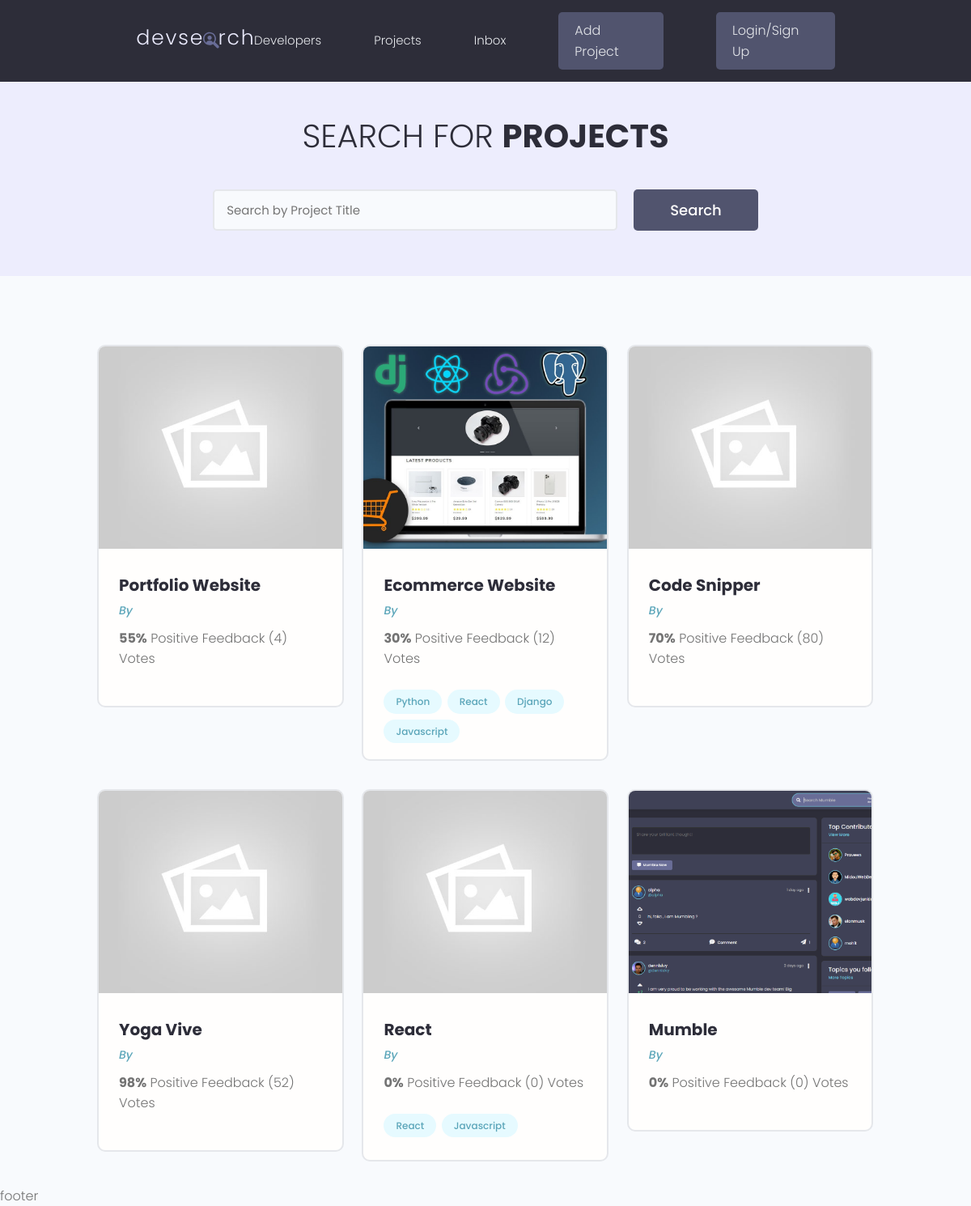
Page /projects on the earlier database version.
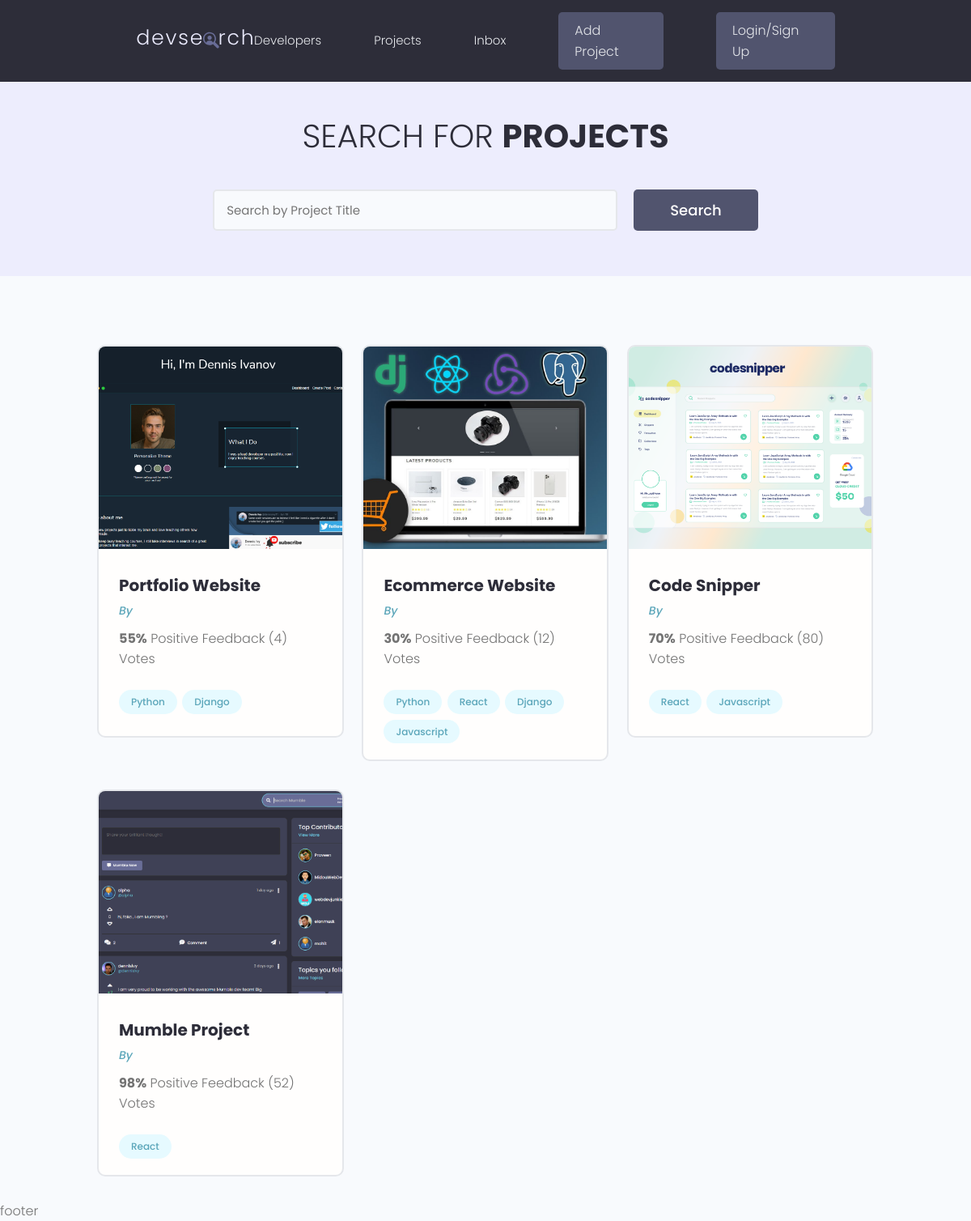
Same page on the later database version.
### projects/models.py (models this page shows, shortened)
class Project(models.Model):
    owner = models.ForeignKey(Profiles, null=True, blank=True, on_delete=models.SET_NULL)
    title = models.CharField(max_length=200)
    description = models.TextField(null=True, blank=True)
    demo_link = models.CharField(max_length=2000, blank=True, null=True)
    source_link = models.CharField(max_length=2000, blank=True, null=True)
    featured_image = models.ImageField(null=True, blank=True, upload_to='profiles/', default="profiles/user-default.png")
    vote_total = models.IntegerField(default=0, null=True, blank=True)
    vote_ratio = models.IntegerField(default=0, null=True, blank=True)
    tags = models.ManyToManyField('Tag', blank=True)
    created = models.DateTimeField(auto_now_add=True)
    id = models.UUIDField(default=uuid.uuid4, unique=True, primary_key=True, editable=False)

class Tag(models.Model):
    name = models.CharField(max_length=200)
    created = models.DateTimeField(auto_now_add=True)
    id = models.UUIDField(default=uuid.uuid4, unique=True, primary_key=True, editable=False)
    def __str__(self):
        return self.name

### projects/views.py (the view)
# urls.py: path('projects', include('projects.urls')),
def projects(request):
    projects = Project.objects.all()
    context = {'projects': projects}
    return render(request, 'projects/projects.html', context)

### projects/templates/projects/projects.html (shortened to what this page needs)
{% extends 'main.html' %}
{% block content %}
<main class="projects">
    <section class="hero-section text-center">
        <div class="container container--narrow">
            <div class="hero-section__box">
                <h2>Search for <span>Projects</span></h2>
            </div>
            <div class="hero-section__search">
                <form id='searchForm' class="form" action="{% url 'projects' %}" method="get">
                    <div class="form__field">
                        <input class="input input--text" id="formInput#search" type="text" name="search_query"
                            placeholder="Search by Project Title" value="{{search_query}}" />
                    </div>
                    <input class="btn btn--sub btn--lg" type="submit" value="Search" />
                </form>
            </div>
        </div>
    </section>
    <section class="projectsList">
        <div class="container">
            <div class="grid grid--three">
                {% for project in projects %}
                <div class="column">
                    <div class="card project">
                        <a href="{% url 'project' project.id %}" class="project">
                            <img class="project__thumbnail" src="{{project.featured_image.url}}" alt="project thumbnail" />
                            <div class="card__body">
                                <h3 class="project__title">{{project.title}}</h3>
                                <p><a class="project__author"
                                      href="
                                            {% url 'user-profile' project.owner.id %}
                                            ">By
                                </a>
                                </p>
                                <p class="project--rating">
                                    <span style="font-weight: bold;">{{project.vote_ratio}}%</span> Positive
                                    Feedback ({{project.vote_total}}) Vote{{project.vote_total|pluralize:"s"}}
                                </p>
                                <div class="project__tags">
                                    {% for tag in project.tags.all %}
                                    <span class="tag tag--pill tag--main">
                                        <small>{{tag}}</small>
                                    </span>
                                    {% endfor %}
                                </div>
                            </div>
                        </a>
                    </div>
                </div>
                {% endfor %}
            </div>
        </div>
    </section>
</main>
{% endblock %}

Differences in the rows shown:
removed Project: featured_image (placeholder picture), title "React", vote_ratio "0", vote_total "0", Tag (name "React"), Tag (name "Javascript")
removed Project: featured_image (picture), title "Mumble", vote_ratio "0", vote_total "0"
changed Project "Portfolio Website": featured_image: picture added in place of a placeholder; gains Tag (name "Python"); gains Tag (name "Django")
changed Project "Code Snipper": featured_image: picture added in place of a placeholder; gains Tag (name "React"); gains Tag (name "Javascript")
changed Project: featured_image: picture added in place of a placeholder; title "Yoga Vive" → "Mumble Project"; gains Tag (name "React")
